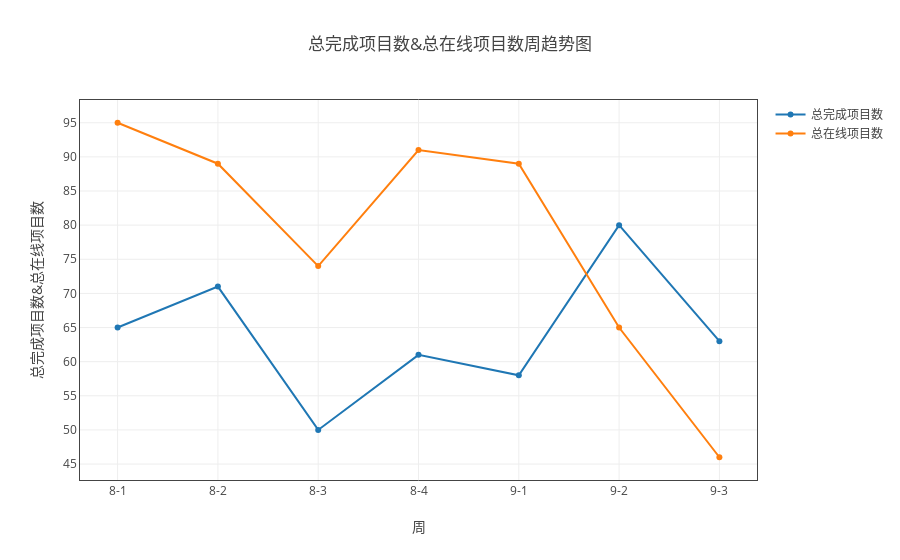

The notebook cell this image was saved under:
### Markdown cell above
## 整体商业项目趋势图
* 完成项目数： 本周完成的项目
* 总在线项目： 下机正在分析项目 和 未完成个性化分析
* 未下机项目： 未下机项目

### Code cell
data_dict = {'总完成项目数':['完成个性化数','完成商业项目数','+'] ,'总在线项目数':['下机项目数','接入个性化数','+']}
myModule.plot( all_dict, data_dict, '人员','line' , time_list = time_list, by_person=False,total= True )

### Figure 1 — Plotly figure (JSON) as saved in the notebook; plotly's stock layout.template omitted (floating-point values rounded to 4 significant figures)
{"data": [{"name": "总完成项目数", "type": "scatter", "uid": "4f93e5ce-c559-11e8-97d0-a81e84e6c740", "x": ["8-1", "8-2", "8-3", "8-4", "9-1", "9-2", "9-3"], "y": [65, 71, 50, 61, 58, 80, 63]}, {"name": "总在线项目数", "type": "scatter", "uid": "4f93f26c-c559-11e8-97d0-a81e84e6c740", "x": ["8-1", "8-2", "8-3", "8-4", "9-1", "9-2", "9-3"], "y": [95, 89, 74, 91, 89, 65, 46]}], "layout": {"title": "总完成项目数&总在线项目数周趋势图", "xaxis": {"mirror": "all", "nticks": 20, "showgrid": true, "showline": true, "title": "周", "zeroline": true}, "yaxis": {"mirror": "all", "nticks": 20, "showgrid": true, "showline": true, "title": "总完成项目数&总在线项目数", "zeroline": true}}}
